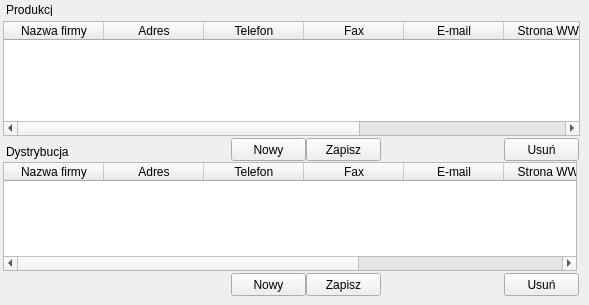
    <widget class="QWidget" name="Produkcja">
     <attribute name="title">
      <string>Produkcja</string>
     </attribute>
     <widget class="QLabel" name="label_6">
      <property name="geometry">
       <rect>
        <x>6</x>
        <y>3</y>
        <width>46</width>
        <height>13</height>
       </rect>
      </property>
      <property name="text">
       <string>Produkcja</string>
      </property>
     </widget>
     <widget class="QTableWidget" name="tableWidget_Prod">
      <property name="geometry">
       <rect>
        <x>3</x>
        <y>21</y>
        <width>577</width>
        <height>115</height>
       </rect>
      </property>
      <property name="editTriggers">
       <set>QAbstractItemView::DoubleClicked</set>
      </property>
      <property name="tabKeyNavigation">
       <bool>false</bool>
      </property>
      <property name="showDropIndicator" stdset="0">
       <bool>false</bool>
      </property>
      <property name="dragDropOverwriteMode">
       <bool>false</bool>
      </property>
      <property name="selectionBehavior">
       <enum>QAbstractItemView::SelectRows</enum>
      </property>
      <column>
       <property name="text">
        <string>Nazwa firmy</string>
       </property>
      </column>
      <column>
       <property name="text">
        <string>Adres</string>
       </property>
      </column>
      <column>
       <property name="text">
        <string>Telefon</string>
       </property>
      </column>
      <column>
       <property name="text">
        <string>Fax</string>
       </property>
      </column>
      <column>
       <property name="text">
        <string>E-mail</string>
       </property>
      </column>
      <column>
       <property name="text">
        <string>Strona WWW</string>
       </property>
      </column>
      <column>
       <property name="text">
        <string>ID</string>
       </property>
      </column>
      <column>
       <property name="text">
        <string>IDPDB</string>
       </property>
      </column>
     </widget>
     <widget class="QPushButton" name="pushButton_PRODSave">
      <property name="geometry">
       <rect>
        <x>306</x>
        <y>138</y>
        <width>75</width>
        <height>23</height>
       </rect>
      </property>
      <property name="text">
       <string>Zapisz</string>
      </property>
     </widget>
     <widget class="QPushButton" name="pushButton_PRODDel">
      <property name="geometry">
       <rect>
        <x>504</x>
        <y>138</y>
        <width>75</width>
        <height>23</height>
       </rect>
      </property>
      <property name="text">
       <string>Usuń</string>
      </property>
     </widget>
     <widget class="QTableWidget" name="tableWidget_Dystr">
      <property name="geometry">
       <rect>
        <x>3</x>
        <y>162</y>
        <width>574</width>
        <height>109</height>
       </rect>
      </property>
      <property name="editTriggers">
       <set>QAbstractItemView::DoubleClicked</set>
      </property>
      <property name="tabKeyNavigation">
       <bool>false</bool>
      </property>
      <property name="showDropIndicator" stdset="0">
       <bool>false</bool>
      </property>
      <property name="dragDropOverwriteMode">
       <bool>false</bool>
      </property>
      <property name="selectionBehavior">
       <enum>QAbstractItemView::SelectRows</enum>
      </property>
      <column>
       <property name="text">
        <string>Nazwa firmy</string>
       </property>
      </column>
      <column>
       <property name="text">
        <string>Adres</string>
       </property>
      </column>
      <column>
       <property name="text">
        <string>Telefon</string>
       </property>
      </column>
      <column>
       <property name="text">
        <string>Fax</string>
       </property>
      </column>
      <column>
       <property name="text">
        <string>E-mail</string>
       </property>
      </column>
      <column>
       <property name="text">
        <string>Strona WWW</string>
       </property>
      </column>
      <column>
       <property name="text">
        <string>ID</string>
       </property>
      </column>
      <column>
       <property name="text">
        <string>IDPDB</string>
       </property>
      </column>
     </widget>
     <widget class="QLabel" name="label_7">
      <property name="geometry">
       <rect>
        <x>6</x>
        <y>144</y>
        <width>67</width>
        <height>16</height>
       </rect>
      </property>
      <property name="text">
       <string>Dystrybucja</string>
      </property>
     </widget>
     <widget class="QPushButton" name="pushButton_DYSTSave">
      <property name="geometry">
       <rect>
        <x>306</x>
        <y>273</y>
        <width>75</width>
        <height>23</height>
       </rect>
      </property>
      <property name="text">
       <string>Zapisz</string>
      </property>
     </widget>
     <widget class="QPushButton" name="pushButton_DYSTDel">
      <property name="geometry">
       <rect>
        <x>504</x>
        <y>273</y>
        <width>75</width>
        <height>23</height>
       </rect>
      </property>
      <property name="text">
       <string>Usuń</string>
      </property>
     </widget>
     <widget class="QPushButton" name="pushButto_P_New">
      <property name="geometry">
       <rect>
        <x>231</x>
        <y>138</y>
        <width>75</width>
        <height>23</height>
       </rect>
      </property>
      <property name="text">
       <string>Nowy</string>
      </property>
     </widget>
     <widget class="QPushButton" name="pushButton_D_New">
      <property name="geometry">
       <rect>
        <x>231</x>
        <y>273</y>
        <width>75</width>
        <height>23</height>
       </rect>
      </property>
      <property name="text">
       <string>Nowy</string>
      </property>
     </widget>
    </widget>
